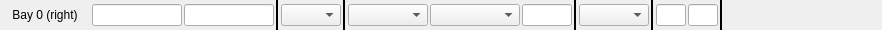
                      <widget class="QFrame" name="frame_11">
                       <property name="maximumSize">
                        <size>
                         <width>16777215</width>
                         <height>30</height>
                        </size>
                       </property>
                       <property name="frameShape">
                        <enum>QFrame::NoFrame</enum>
                       </property>
                       <property name="frameShadow">
                        <enum>QFrame::Raised</enum>
                       </property>
                       <property name="lineWidth">
                        <number>0</number>
                       </property>
                       <layout class="QHBoxLayout" name="horizontalLayout_29">
                        <property name="spacing">
                         <number>2</number>
                        </property>
                        <property name="leftMargin">
                         <number>0</number>
                        </property>
                        <property name="topMargin">
                         <number>0</number>
                        </property>
                        <property name="rightMargin">
                         <number>0</number>
                        </property>
                        <property name="bottomMargin">
                         <number>0</number>
                        </property>
                        <item>
                         <layout class="QHBoxLayout" name="horizontalLayout_30">
                          <property name="spacing">
                           <number>2</number>
                          </property>
                          <item>
                           <widget class="QLabel" name="label_61">
                            <property name="minimumSize">
                             <size>
                              <width>90</width>
                              <height>0</height>
                             </size>
                            </property>
                            <property name="maximumSize">
                             <size>
                              <width>90</width>
                              <height>16777215</height>
                             </size>
                            </property>
                            <property name="text">
                             <string>Bay 0 (right)</string>
                            </property>
                            <property name="alignment">
                             <set>Qt::AlignCenter</set>
                            </property>
                           </widget>
                          </item>
                          <item>
                           <widget class="PyDMLineEdit" name="PyDMLineEdit_25">
                            <property name="minimumSize">
                             <size>
                              <width>90</width>
                              <height>0</height>
                             </size>
                            </property>
                            <property name="maximumSize">
                             <size>
                              <width>90</width>
                              <height>16777215</height>
                             </size>
                            </property>
                            <property name="toolTip">
                             <string/>
                            </property>
                            <property name="alignment">
                             <set>Qt::AlignCenter</set>
                            </property>
                            <property name="precisionFromPV" stdset="0">
                             <bool>false</bool>
                            </property>
                            <property name="channel" stdset="0">
                             <string>ca://TPR:${LOCA}:${IOC_UNIT}:${INST}:TRG08_SYS2_TWID</string>
                            </property>
                           </widget>
                          </item>
                          <item>
                           <widget class="PyDMLineEdit" name="PyDMLineEdit_26">
                            <property name="minimumSize">
                             <size>
                              <width>90</width>
                              <height>0</height>
                             </size>
                            </property>
                            <property name="maximumSize">
                             <size>
                              <width>90</width>
                              <height>16777215</height>
                             </size>
                            </property>
                            <property name="toolTip">
                             <string/>
                            </property>
                            <property name="alignment">
                             <set>Qt::AlignCenter</set>
                            </property>
                            <property name="precisionFromPV" stdset="0">
                             <bool>false</bool>
                            </property>
                            <property name="channel" stdset="0">
                             <string>ca://TPR:${LOCA}:${IOC_UNIT}:${INST}:TRG08_SYS2_TDES</string>
                            </property>
                           </widget>
                          </item>
                          <item>
                           <widget class="Line" name="line_10">
                            <property name="frameShadow">
                             <enum>QFrame::Plain</enum>
                            </property>
                            <property name="lineWidth">
                             <number>2</number>
                            </property>
                            <property name="orientation">
                             <enum>Qt::Vertical</enum>
                            </property>
                           </widget>
                          </item>
                          <item>
                           <widget class="PyDMEnumComboBox" name="PyDMEnumComboBox_18">
                            <property name="minimumSize">
                             <size>
                              <width>60</width>
                              <height>0</height>
                             </size>
                            </property>
                            <property name="maximumSize">
                             <size>
                              <width>60</width>
                              <height>16777215</height>
                             </size>
                            </property>
                            <property name="toolTip">
                             <string/>
                            </property>
                            <property name="channel" stdset="0">
                             <string>ca://TPR:${LOCA}:${IOC_UNIT}:${INST}:CH08_RATEMODE</string>
                            </property>
                           </widget>
                          </item>
                          <item>
                           <widget class="Line" name="line_11">
                            <property name="frameShadow">
                             <enum>QFrame::Plain</enum>
                            </property>
                            <property name="lineWidth">
                             <number>2</number>
                            </property>
                            <property name="orientation">
                             <enum>Qt::Vertical</enum>
                            </property>
                           </widget>
                          </item>
                          <item>
                           <widget class="PyDMEnumComboBox" name="PyDMEnumComboBox_19">
                            <property name="minimumSize">
                             <size>
                              <width>80</width>
                              <height>0</height>
                             </size>
                            </property>
                            <property name="maximumSize">
                             <size>
                              <width>80</width>
                              <height>16777215</height>
                             </size>
                            </property>
                            <property name="toolTip">
                             <string/>
                            </property>
                            <property name="channel" stdset="0">
                             <string>ca://TPR:${LOCA}:${IOC_UNIT}:${INST}:CH08_FIXEDRATE</string>
                            </property>
                           </widget>
                          </item>
                          <item>
                           <widget class="PyDMEnumComboBox" name="PyDMEnumComboBox_20">
                            <property name="minimumSize">
                             <size>
                              <width>90</width>
                              <height>0</height>
                             </size>
                            </property>
                            <property name="maximumSize">
                             <size>
                              <width>90</width>
                              <height>16777215</height>
                             </size>
                            </property>
                            <property name="toolTip">
                             <string/>
                            </property>
                            <property name="channel" stdset="0">
                             <string>ca://TPR:${LOCA}:${IOC_UNIT}:${INST}:CH08_DESTMODE</string>
                            </property>
                           </widget>
                          </item>
                          <item>
                           <widget class="PyDMLineEdit" name="PyDMLineEdit_27">
                            <property name="minimumSize">
                             <size>
                              <width>50</width>
                              <height>0</height>
                             </size>
                            </property>
                            <property name="maximumSize">
                             <size>
                              <width>50</width>
                              <height>16777215</height>
                             </size>
                            </property>
                            <property name="toolTip">
                             <string/>
                            </property>
                            <property name="alignment">
                             <set>Qt::AlignCenter</set>
                            </property>
                            <property name="channel" stdset="0">
                             <string>ca://TPR:${LOCA}:${IOC_UNIT}:${INST}:CH08_DESTMASK</string>
                            </property>
                            <property name="displayFormat" stdset="0">
                             <enum>PyDMLineEdit::Hex</enum>
                            </property>
                           </widget>
                          </item>
                          <item>
                           <widget class="Line" name="line_12">
                            <property name="frameShadow">
                             <enum>QFrame::Plain</enum>
                            </property>
                            <property name="lineWidth">
                             <number>2</number>
                            </property>
                            <property name="orientation">
                             <enum>Qt::Vertical</enum>
                            </property>
                           </widget>
                          </item>
                          <item>
                           <widget class="PyDMEnumComboBox" name="PyDMEnumComboBox_21">
                            <property name="minimumSize">
                             <size>
                              <width>70</width>
                              <height>0</height>
                             </size>
                            </property>
                            <property name="maximumSize">
                             <size>
                              <width>70</width>
                              <height>16777215</height>
                             </size>
                            </property>
                            <property name="toolTip">
                             <string/>
                            </property>
                            <property name="channel" stdset="0">
                             <string>ca://TPR:${LOCA}:${IOC_UNIT}:${INST}:CH08_ACRATE</string>
                            </property>
                           </widget>
                          </item>
                          <item>
                           <widget class="Line" name="line_23">
                            <property name="frameShadow">
                             <enum>QFrame::Plain</enum>
                            </property>
                            <property name="lineWidth">
                             <number>2</number>
                            </property>
                            <property name="orientation">
                             <enum>Qt::Vertical</enum>
                            </property>
                           </widget>
                          </item>
                          <item>
                           <widget class="PyDMLineEdit" name="PyDMLineEdit_28">
                            <property name="minimumSize">
                             <size>
                              <width>30</width>
                              <height>0</height>
                             </size>
                            </property>
                            <property name="maximumSize">
                             <size>
                              <width>30</width>
                              <height>16777215</height>
                             </size>
                            </property>
                            <property name="toolTip">
                             <string/>
                            </property>
                            <property name="alignment">
                             <set>Qt::AlignCenter</set>
                            </property>
                            <property name="channel" stdset="0">
                             <string>ca://TPR:${LOCA}:${IOC_UNIT}:${INST}:CH08_SEQNUM</string>
                            </property>
                           </widget>
                          </item>
                          <item>
                           <widget class="PyDMLineEdit" name="PyDMLineEdit_29">
                            <property name="minimumSize">
                             <size>
                              <width>30</width>
                              <height>0</height>
                             </size>
                            </property>
                            <property name="maximumSize">
                             <size>
                              <width>30</width>
                              <height>16777215</height>
                             </size>
                            </property>
                            <property name="toolTip">
                             <string/>
                            </property>
                            <property name="alignment">
                             <set>Qt::AlignCenter</set>
                            </property>
                            <property name="channel" stdset="0">
                             <string>ca://TPR:${LOCA}:${IOC_UNIT}:${INST}:CH08_SEQBIT</string>
                            </property>
                           </widget>
                          </item>
                          <item>
                           <widget class="Line" name="line_35">
                            <property name="frameShadow">
                             <enum>QFrame::Plain</enum>
                            </property>
                            <property name="lineWidth">
                             <number>2</number>
                            </property>
                            <property name="orientation">
                             <enum>Qt::Vertical</enum>
                            </property>
                           </widget>
                          </item>
                          <item>
                           <widget class="PyDMLabel" name="PyDMLabel_15">
                            <property name="minimumSize">
                             <size>
                              <width>100</width>
                              <height>0</height>
                             </size>
                            </property>
                            <property name="maximumSize">
                             <size>
                              <width>100</width>
                              <height>16777215</height>
                             </size>
                            </property>
                            <property name="toolTip">
                             <string/>
                            </property>
                            <property name="alignment">
                             <set>Qt::AlignCenter</set>
                            </property>
                            <property name="showUnits" stdset="0">
                             <bool>true</bool>
                            </property>
                            <property name="precisionFromPV" stdset="0">
                             <bool>false</bool>
                            </property>
                            <property name="alarmSensitiveContent" stdset="0">
                             <bool>true</bool>
                            </property>
                            <property name="channel" stdset="0">
                             <string>ca://TPR:${LOCA}:${IOC_UNIT}:${INST}:CH08_RATE</string>
                            </property>
                           </widget>
                          </item>
                          <item>
                           <widget class="PyDMByteIndicator" name="PyDMByteIndicator">
                            <property name="minimumSize">
                             <size>
                              <width>15</width>
                              <height>15</height>
                             </size>
                            </property>
                            <property name="maximumSize">
                             <size>
                              <width>15</width>
                              <height>15</height>
                             </size>
                            </property>
                            <property name="toolTip">
                             <string/>
                            </property>
                            <property name="channel" stdset="0">
                             <string>ca://TPR:${LOCA}:${IOC_UNIT}:${INST}:CH08_SYS2_TCTL</string>
                            </property>
                            <property name="showLabels" stdset="0">
                             <bool>false</bool>
                            </property>
                            <property name="labels" stdset="0">
                             <stringlist>
                              <string></string>
                             </stringlist>
                            </property>
                           </widget>
                          </item>
                          <item>
                           <spacer name="horizontalSpacer_18">
                            <property name="orientation">
                             <enum>Qt::Horizontal</enum>
                            </property>
                            <property name="sizeHint" stdset="0">
                             <size>
                              <width>40</width>
                              <height>20</height>
                             </size>
                            </property>
                           </spacer>
                          </item>
                         </layout>
                        </item>
                       </layout>
                      </widget>
